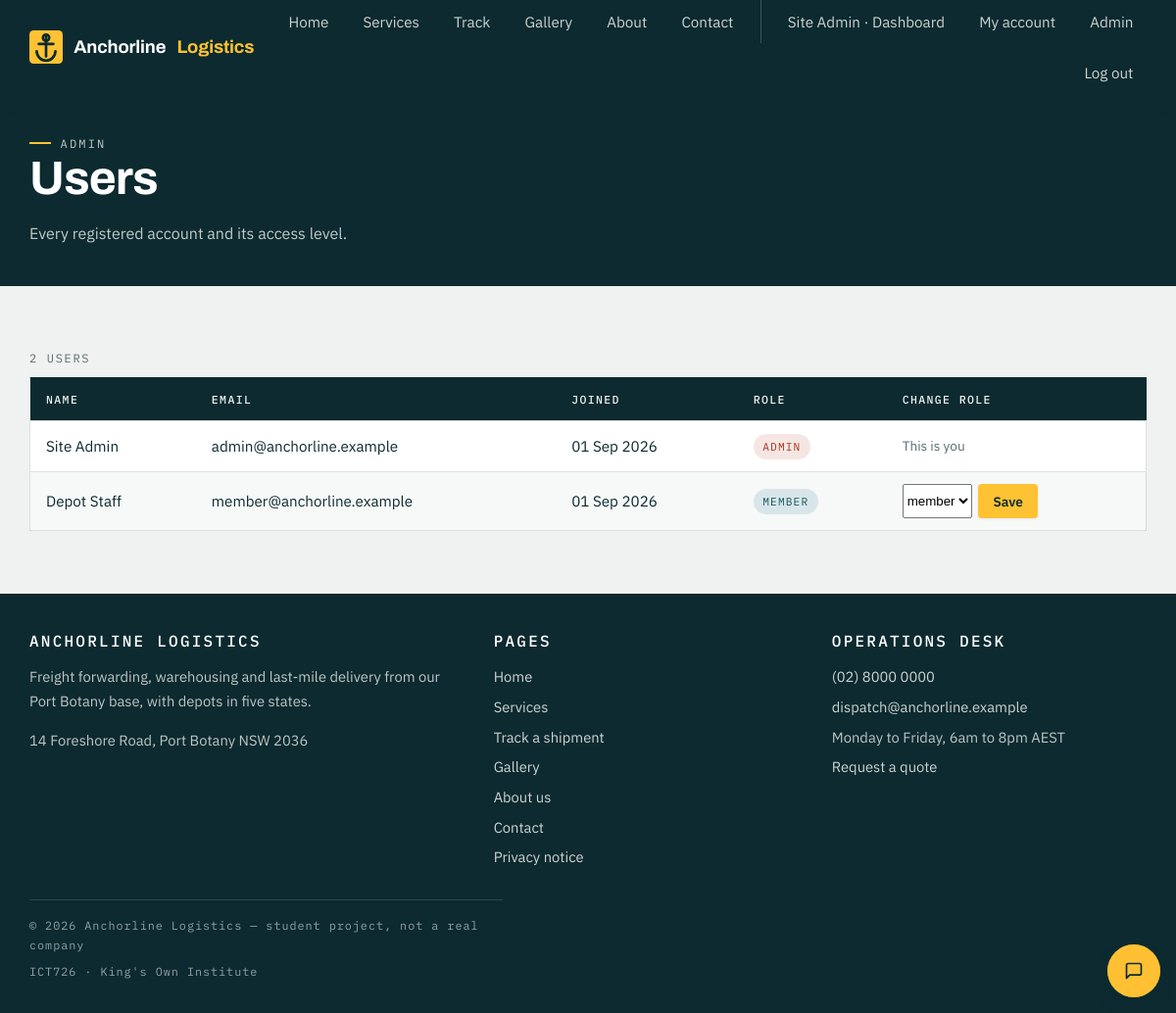
The page /admin/users.php (signed in) on the database its author committed.
### tables this page shows
CREATE TABLE users (
    id                INT UNSIGNED AUTO_INCREMENT PRIMARY KEY,
    name              VARCHAR(100)  NOT NULL,
    email             VARCHAR(190)  NOT NULL UNIQUE,
    password_hash     VARCHAR(255)  NOT NULL,
    role              ENUM('admin', 'member', 'normal') NOT NULL DEFAULT 'normal',
     
    phone             VARCHAR(20)   NULL DEFAULT NULL,
    address           VARCHAR(255)  NULL DEFAULT NULL,
     
     
     
    reset_token_hash  VARCHAR(255)  NULL DEFAULT NULL,
    reset_expires_at  DATETIME      NULL DEFAULT NULL,
    created_at        TIMESTAMP NOT NULL DEFAULT CURRENT_TIMESTAMP
);

### includes/functions.php (called while the page is built, shortened)
<?php
function e($value)
{
    return htmlspecialchars((string) $value, ENT_QUOTES, 'UTF-8');
}

### includes/auth.php (called while the page is built, shortened)
<?php
function current_user()
{
    return $_SESSION['user'] ?? null;
}

### admin/users.php (the view, shortened to what this page needs)
<?php
require_once __DIR__ . '/../config.php';
$users = $pdo->query('SELECT * FROM users ORDER BY created_at DESC')->fetchAll();
require ROOT_PATH . '/includes/header.php';
?>
    <section class="page-head">
      <div class="wrap">
        <p class="eyebrow">Admin</p>
        <h1>Users</h1>
        <p>Every registered account and its access level.</p>
      </div>
    </section>
    <section class="section">
      <div class="wrap">
        <div class="table-scroll">
          <table class="manifest">
            <caption><?php echo count($users); ?> users</caption>
            <thead>
              <tr><th scope="col">Name</th><th scope="col">Email</th><th scope="col">Joined</th><th scope="col">Role</th><th scope="col">Change role</th></tr>
            </thead>
            <tbody>
              <?php foreach ($users as $u): ?>
              <tr>
                <td><?php echo e($u['name']); ?></td>
                <td><?php echo e($u['email']); ?></td>
                <td><?php echo e(date('d M Y', strtotime($u['created_at']))); ?></td>
                <td><span class="badge badge--<?php echo e($u['role']); ?>"><?php echo e($u['role']); ?></span></td>
                <td>
                  <?php if ((int) $u['id'] === current_user()['id']): ?>
                  <span class="hint">This is you</span>
                  <?php else: ?>
                  <form method="post" action="<?php echo e(BASE_URL); ?>/admin/users.php" class="actions">
                    <select id="role-<?php echo (int) $u['id']; ?>" name="role">
                      <option value="member"<?php echo $u['role'] === 'member' ? ' selected' : ''; ?>>member</option>
                    </select>
                    <button class="btn btn--primary btn--sm" type="submit">Save</button>
                  </form>
                  <?php endif; ?>
                </td>
              </tr>
              <?php endforeach; ?>
            </tbody>
          </table>
        </div>
      </div>
    </section>
<?php require ROOT_PATH . '/includes/footer.php'; ?>

### includes/header.php (shortened to what this page needs)
<?php
$current  = basename($_SERVER['SCRIPT_NAME']);
$user     = current_user();
$nav_links = [
    'index.php'    => 'Home',
    'services.php' => 'Services',
    'track.php'    => 'Track',
    'gallery.php'  => 'Gallery',
    'about.php'    => 'About',
    'contact.php'  => 'Contact',
];
?>
<!DOCTYPE html>
<html lang="en-AU">
<head>
  <link rel="stylesheet" href="<?php echo e(BASE_URL); ?>/css/style.css">
</head>
<body>
  <header class="site-header">
    <div class="wrap">
      <a class="brand" href="<?php echo e(BASE_URL); ?>/index.php">
        <img src="<?php echo e(BASE_URL); ?>/img/logo.svg" alt="" width="34" height="34">
        Anchorline <span>Logistics</span>
      </a>
      <nav class="site-nav" id="site-nav" aria-label="Main">
        <ul>
          <?php foreach ($nav_links as $href => $label): ?>
          <li><a href="<?php echo e(BASE_URL); ?>/<?php echo e($href); ?>"<?php echo $current === $href ? ' aria-current="page"' : ''; ?>><?php echo e($label); ?></a></li>
          <?php endforeach; ?>
          <?php if ($user): ?>
          <li class="nav-auth-item"><a href="<?php echo e(BASE_URL); ?>/dashboard.php"<?php echo $current === 'dashboard.php' ? ' aria-current="page"' : ''; ?>><?php echo e($user['name']); ?> &middot; Dashboard</a></li>
          <li><a href="<?php echo e(BASE_URL); ?>/account.php"<?php echo $current === 'account.php' ? ' aria-current="page"' : ''; ?>>My account</a></li>
          <?php if ($user['role'] === 'admin'): ?>
          <li><a href="<?php echo e(BASE_URL); ?>/admin/consignments.php">Admin</a></li>
          <?php endif; ?>
          <li><a href="<?php echo e(BASE_URL); ?>/logout.php">Log out</a></li>
          <?php endif; ?>
        </ul>
      </nav>
    </div>
  </header>
  <main id="main">

### rows shown on the page
users: name "Site Admin", email "admin@anchorline.example", created_at "01 Sep 2026", role "ADMIN", shows "This is you"
users: name "Depot Staff", email "member@anchorline.example", created_at "01 Sep 2026", role "MEMBER", role "member"

### other values the page prints
$label "Home"
$label "Services"
$label "Track"
$label "Gallery"
$label "About"
$label "Contact"
count($users) "2"
